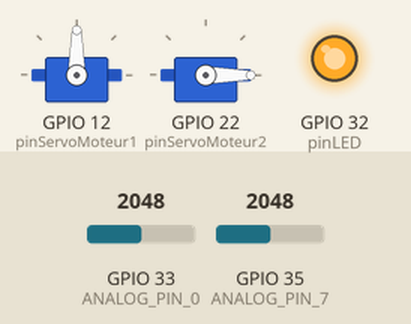
Recording of a sketch running on a simulated ESP32. Shown: 2 × servo, output pins drawn as LEDs (lit = HIGH). The test bench sets the inputs (shaded band); at power-on: GPIO 33 (ANALOG_PIN_0) = 2048, GPIO 35 (ANALOG_PIN_7) = 2048. WiFi joins after 1.5 s; servers stay silent unless stated; no MQTT or app messages arrive unless stated; what the sketch prints to the serial monitor is not drawn.

Above: at 3.7 s.
3.8 s: GPIO 33 (ANALOG_PIN_0) set to 1690
12.1 s: GPIO 33 (ANALOG_PIN_0) set to 1582
At 15.7 s:
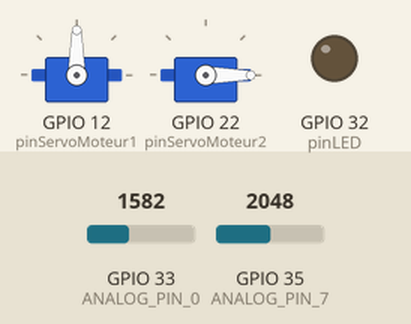
16.1 s: GPIO 35 (ANALOG_PIN_7) set to 157
20.1 s: GPIO 35 (ANALOG_PIN_7) set to 144
At 23.1 s:
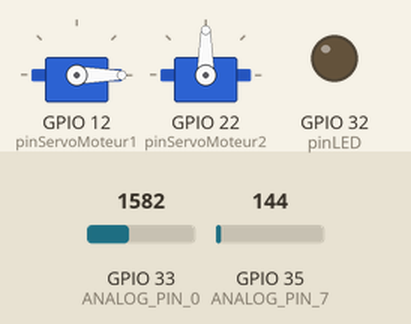
24.1 s: GPIO 33 (ANALOG_PIN_0) set to 2047
At 26.1 s:
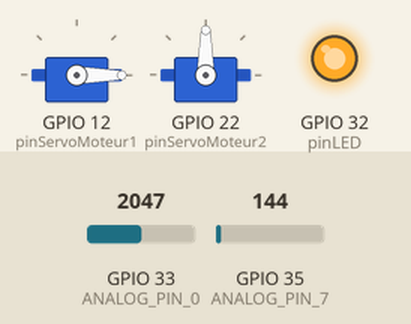
28.1 s: GPIO 33 (ANALOG_PIN_0) set to 1228
At 29.9 s:
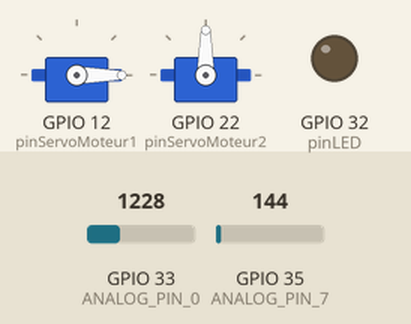
Timing chart, 0 to 31.4 s (numbered marks = the images above; inputs shaded):
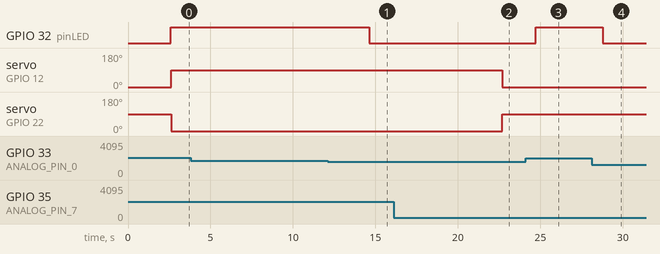

Measured:
- the behaviour switches between 1637 and 1636 on GPIO 33 (ANALOG_PIN_0) (found by bisection; images 0 and 1)
- the behaviour switches between 151 and 150 on GPIO 35 (ANALOG_PIN_7) (found by bisection; images 1 and 2)
- after the input at 3.8 s, every drawn part: stays the same
- after the input at 12.1 s, GPIO 32 (pinLED): HIGH → LOW after 2.5 s
- after the input at 16.1 s, every drawn part: stays the same
- after the input at 20.1 s, servo on GPIO 12 (pinServoMoteur1): 90° → 0° after 2.6 s; servo on GPIO 22 (pinServoMoteur2): 0° → 90° after 2.6 s
- after the input at 24.1 s, GPIO 32 (pinLED): LOW → HIGH after 0.61 s
- after the input at 28.1 s, GPIO 32 (pinLED): HIGH → LOW after 0.69 s

The sketch:

Salon.ino
```cpp
/* Dans le cadre du projet Smart Ohm'e de BA3 ingénieur civil en informatique et gestion
 *  AFENZOUAR Farid
 *  email : Farid.AFENZOUAR@student.umons.ac.be
 *  FISICARO Federico
 *  email: Federico.FISICARO@student.umons.ac.be
 *  NGUYEN Harry
 *  email : Harry.NGUYEN@student.umons.ac.be
 *  VANSNICK Loïc
 *  email : Loic.VANSNICK@student.umons.ac.be
 */

#include <WiFi.h> // Enables the ESP8266 to connect to the local network (via WiFi)
#include <PubSubClient.h> // Allows us to connect to, and publish to the MQTT broker

// WiFi
// Make sure to update this for your own WiFi network!
const char* ssid = "IoTWifi";
const char* wifi_password = "SmartBuilding";

// MQTT
const char* mqtt_server = "192.168.4.1";
const char* mqtt_topic_light = "salon/light";
const char* mqtt_topic_window = "salon/window";
const char* mqtt_topic_rain = "salon/rain";
// The client id identifies the ESP8266 device. Think of it a bit like a hostname (Or just a name, like Greg).
const char* clientID = "esp32_Salon";

// Initialise the WiFi and MQTT Client objects
WiFiClient wifiClient;
PubSubClient client(mqtt_server, 1883, wifiClient); // 1883 is the listener port for the Broker


// Pins des capteurs

int pinLED = 32 ;
int pinServoMoteur1= 12;
int pinServoMoteur2= 22;
// int pinPhotoResistor= 25;
// int pinWaterLevel = 13;


// Pin photoresistor

#define ANALOG_PIN_0 33
int analog_value_light = 0;

int voltageRef=0;

// Pin water sensor
#define ANALOG_PIN_7 35

//Servomoteurs
#include <ESP32Servo.h>
Servo servo1;
Servo servo2;
int angle1=0; //Fenêtre droite ouverte
int angle2=90; //Fenêtre gauche ouverte


// Infos à envoyer

int lum_allumees = 1;
int fenetres_ouvertes = 0;
int detect_eau = 1;

void setup() {
  Serial.begin(9600);
  delay(1000); // give me time to bring up serial monitor
  Serial.println("ESP32 Analog IN Test");

  Serial.print("Connecting to ");
  Serial.println(ssid);

  // Connect to the WiFi
  WiFi.begin(ssid, wifi_password);

  // Wait until the connection has been confirmed before continuing
  while (WiFi.status() != WL_CONNECTED) {
    delay(500);
    Serial.print(".");
  }

  // Debugging - Output the IP Address of the ESP8266
  Serial.println("WiFi connected");
  Serial.print("IP address: ");
  Serial.println(WiFi.localIP());

  // Connect to MQTT Broker
  // client.connect returns a boolean value to let us know if the connection was successful.
  if (client.connect(clientID)) {
    Serial.println("Connected to MQTT Broker!");
  }
  else {
    Serial.println("Connection to MQTT Broker failed...");
  }

  pinMode(pinLED, OUTPUT);
  Serial.print("initialisation");


  int LuminositeReference = analogRead(ANALOG_PIN_0);
  voltageRef = LuminositeReference * (1.25 / 1023.0);


  servo1.attach(pinServoMoteur1);
  servo1.write(angle1);
  servo2.attach(pinServoMoteur2);
  servo2.write(angle2);
}

void loop() {


  analog_value_light = analogRead(ANALOG_PIN_0);
  // Convert the analog reading (which goes from 0 - 1023) to a voltage (0 - 5V):
  float voltage = analog_value_light * (1.25 / 1023.0);
  Serial.print("voltage ");
  Serial.print(voltage);

  Serial.print("  volatge référence ");
  Serial.print(voltageRef);
  if (voltage <= voltageRef) {
    Serial.print("  Lumiere éteinte ");
    digitalWrite(pinLED, LOW);
    lum_allumees = 0;
  } else {
    Serial.print("  Lumiere allumée ");
    digitalWrite(pinLED, HIGH);
    lum_allumees = 1;
  }

  //Capteur du niveau d'eau
  double waterlevel = analogRead(ANALOG_PIN_7);
  Serial.print("Niveau d'eau ");
  Serial.println(waterlevel);

  if(waterlevel>150){ //S'il y a de l'eau

  servo1.write(90);
  servo2.write(0);
  delay(3000);
  fenetres_ouvertes = 0;
  detect_eau = 1;

  }

  else{

  servo1.write(0);
  servo2.write(90);
  fenetres_ouvertes = 1;
  detect_eau = 0;
  }


  // Sending variables

  char lum[16];
  char fen[16];
  char raincheck[16];

  itoa(lum_allumees, lum, 10);
  itoa(fenetres_ouvertes, fen, 10);
  itoa(detect_eau, raincheck, 10);

  // Send light state

  if (client.publish(mqtt_topic_light, lum)){
    Serial.println(lum);
    // client.publish(mqtt_topic, cstr);
    // Again, client.publish will return a boolean value depending on whether it succeded or not.
    // If the message failed to send, we will try again, as the connection may have broken.
  }else {
        Serial.println("Message failed to send. Reconnecting to MQTT Broker and trying again");
        client.connect(clientID);
        delay(10); // This delay ensures that client.publish doesn't clash with the client.connect call
        client.publish(mqtt_topic_light, "Button pressed!");
  }


  // Send window state

  if (client.publish(mqtt_topic_window, fen)){
    Serial.println(fen);
    // client.publish(mqtt_topic, cstr);
    // Again, client.publish will return a boolean value depending on whether it succeded or not.
    // If the message failed to send, we will try again, as the connection may have broken.
  }else {
        Serial.println("Message failed to send. Reconnecting to MQTT Broker and trying again");
        client.connect(clientID);
        delay(10); // This delay ensures that client.publish doesn't clash with the client.connect call
        client.publish(mqtt_topic_window, "Button pressed!");
  }

  // Send rain check

  if (client.publish(mqtt_topic_rain, raincheck)){
    Serial.println(raincheck);
    // client.publish(mqtt_topic, cstr);
    // Again, client.publish will return a boolean value depending on whether it succeded or not.
    // If the message failed to send, we will try again, as the connection may have broken.
  }else {
        Serial.println("Message failed to send. Reconnecting to MQTT Broker and trying again");
        client.connect(clientID);
        delay(10); // This delay ensures that client.publish doesn't clash with the client.connect call
        client.publish(mqtt_topic_rain, "Button pressed!");
  }


  delay(1000);

}
```
